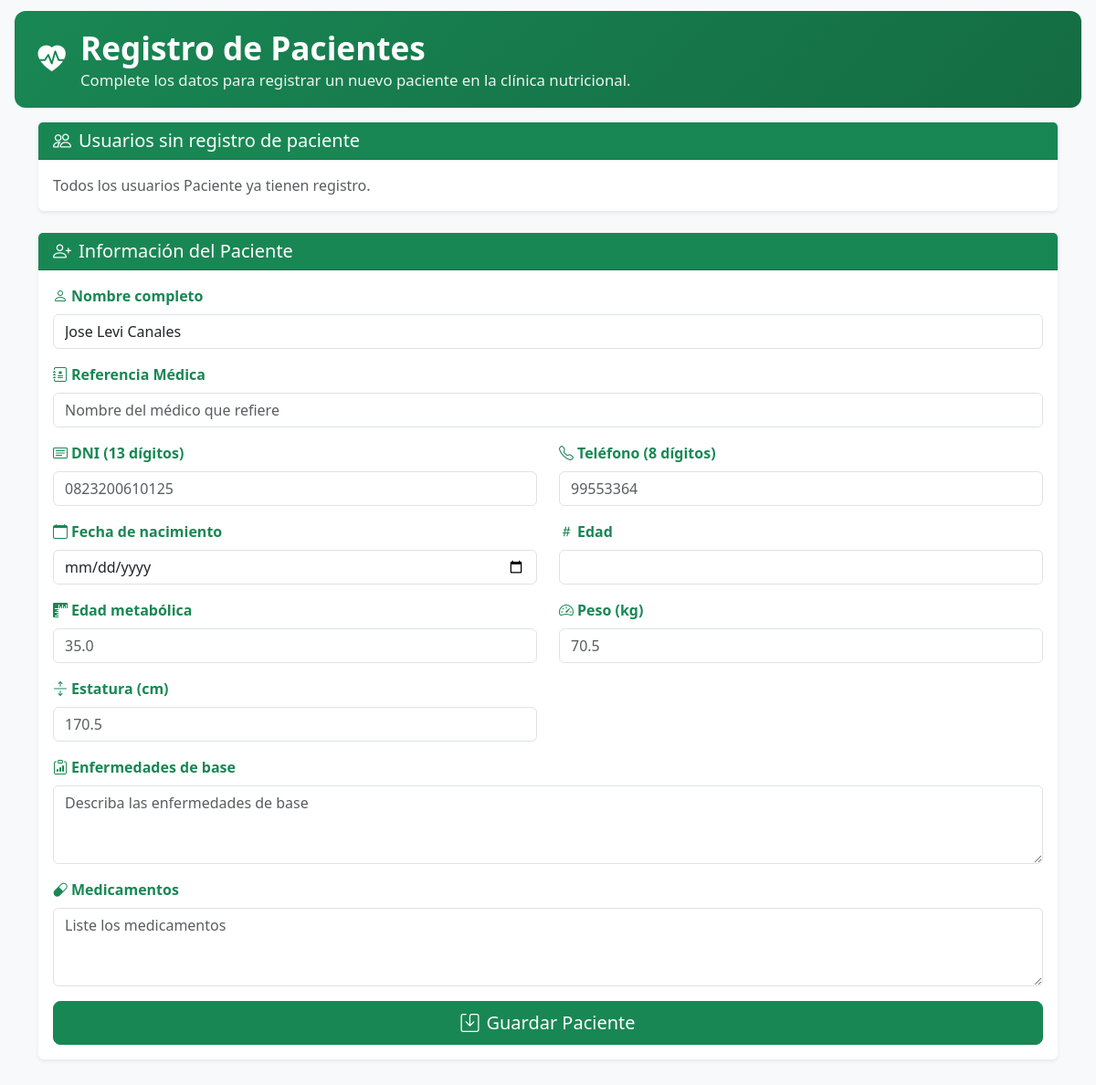
Before: /Registropacientes.php (signed in) with the older database file.
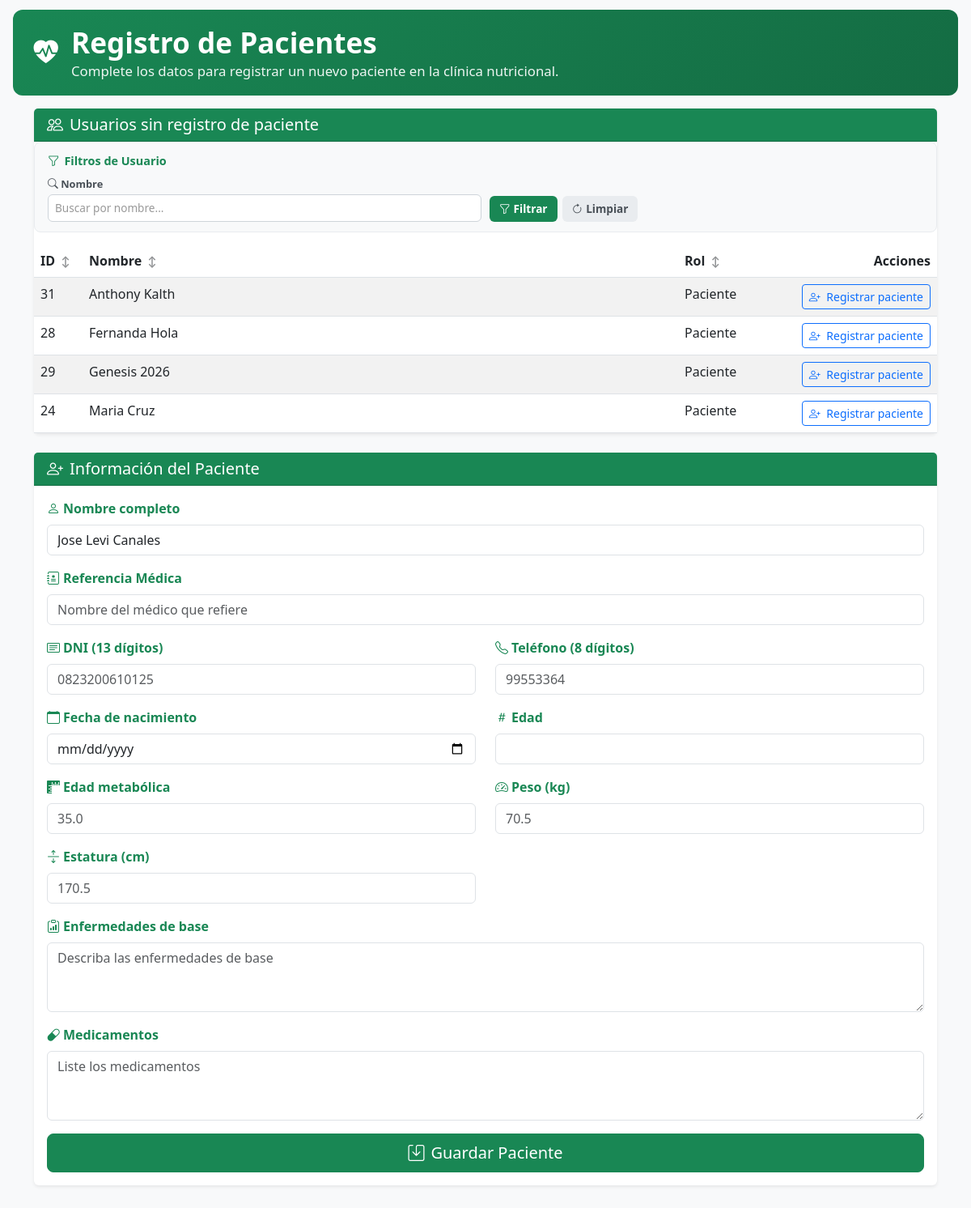
After: the same page with the newer database file.
### tables this page shows
CREATE TABLE `usuarios` (
  `id_usuarios` int(15) NOT NULL,
  `Nombre_completo` varchar(50) NOT NULL,
  `sexo` enum('M','F') NOT NULL DEFAULT 'M',
  `Correo_electronico` varchar(50) NOT NULL,
  `Usuario` varchar(50) NOT NULL,
  `Contrasena` varchar(255) NOT NULL,
  `rol` enum('Medico','Paciente','Administrador') NOT NULL DEFAULT 'Paciente',
  `imagen` varchar(500) DEFAULT NULL,
  `especialidad` varchar(255) DEFAULT NULL,
  `telefono` varchar(30) DEFAULT NULL
);

### Registropacientes.php (the view, shortened to what the changed rows need)
<?php
require_once __DIR__ . '/db_connection.php';
$userRole = $_SESSION['rol'] ?? 'Paciente';
$isStaff = in_array($userRole, ['Medico','Administrador'], true);
$usuariosSinRegistro = [];
if ($isStaff) {
    $sqlList = "SELECT u.id_usuarios, u.Nombre_completo, u.Rol
                FROM usuarios u
                LEFT JOIN pacientes p ON p.id_usuarios = u.id_usuarios
                WHERE p.id_pacientes IS NULL AND u.Rol = 'Paciente'
                ORDER BY u.Nombre_completo ASC";
    if ($res = $conexion->query($sqlList)) {
        while ($row = $res->fetch_assoc()) { $usuariosSinRegistro[] = $row; }
    }
}
?>
<!DOCTYPE html>
<html lang="es">
<head>
    <link href="https://cdn.jsdelivr.net/npm/bootstrap@5.3.0/dist/css/bootstrap.min.css" rel="stylesheet">
    <link rel="stylesheet" href="https://cdn.jsdelivr.net/npm/bootstrap-icons@1.10.0/font/bootstrap-icons.css">
</head>
<body>
    <div class="header-section d-flex align-items-center gap-3">
        <div>
            <h1>Registro de Pacientes</h1>
        </div>
    </div>
    <div class="container mb-5">
        <?php if ($isStaff): ?>
            <div class="card mb-4">
                <div class="card-body p-0">
                    <?php if (empty($usuariosSinRegistro)): ?>
                        <div class="p-3 text-muted">Todos los usuarios Paciente ya tienen registro.</div>
                    <?php else: ?>
                        <div class="filtros-card">
                            <div class="filtros-titulo">
                                <i class="bi bi-funnel"></i>Filtros de Usuario
                            </div>
                            <div class="filtros-grid">
                                <div class="filtro-grupo">
                                    <label for="filterNombreReg">
                                        <i class="bi bi-search"></i> Nombre
                                    </label>
                                    <input type="text" id="filterNombreReg" class="form-control" placeholder="Buscar por nombre...">
                                </div>
                                <div class="filtro-botones">
                                    <button class="btn-filtrar" onclick="aplicarFiltrosReg()">
                                        <i class="bi bi-funnel me-1"></i>Filtrar
                                    </button>
                                    <button class="btn-limpiar" onclick="limpiarFiltrosReg()">
                                        <i class="bi bi-arrow-clockwise me-1"></i>Limpiar
                                    </button>
                                </div>
                            </div>
                        </div>
                        <div class="table-responsive">
                            <table class="table table-striped table-hover mb-0 enhance-table external-filter" id="usuariosRegTable">
                                <thead>
                                    <tr>
                                        <th style="width:60px;" class="sortable">ID</th>
                                        <th class="sortable">Nombre</th>
                                        <th style="width:140px;" class="sortable">Rol</th>
                                        <th style="width:180px;" class="text-end">Acciones</th>
                                    </tr>
                                </thead>
                                <tbody>
                                    <?php foreach ($usuariosSinRegistro as $u): ?>
                                        <tr>
                                            <td><?= (int)$u['id_usuarios'] ?></td>
                                            <td><?= htmlspecialchars($u['Nombre_completo'] ?? 'Usuario', ENT_QUOTES, 'UTF-8') ?></td>
                                            <td><?= htmlspecialchars($u['Rol'] ?? '', ENT_QUOTES, 'UTF-8') ?></td>
                                            <td class="text-end">
                                                <a class="btn btn-sm btn-outline-primary" href="Registropacientes.php?uid=<?= (int)$u['id_usuarios'] ?>">
                                                    <i class="bi bi-person-plus me-1"></i> Registrar paciente
                                                </a>
                                            </td>
                                        </tr>
                                    <?php endforeach; ?>
                                </tbody>
                            </table>
                        </div>
                    <?php endif; ?>
                </div>
            </div>
        <?php endif; ?>
    </div>
</body>
</html>

Changed rows visible on the page:
added usuarios: id_usuarios "31", Nombre_completo "Anthony Kalth", rol "Paciente"
added usuarios: id_usuarios "28", Nombre_completo "Fernanda Hola", rol "Paciente"
added usuarios: id_usuarios "29", Nombre_completo "Genesis 2026", rol "Paciente"
added usuarios: id_usuarios "24", Nombre_completo "Maria Cruz", rol "Paciente"
Other visible differences:
text no longer shown: "Todos los usuarios Paciente ya tienen registro."
text now shown: "Filtros de Usuario Nombre Filtrar Limpiar ID Nombre Rol Acciones"
